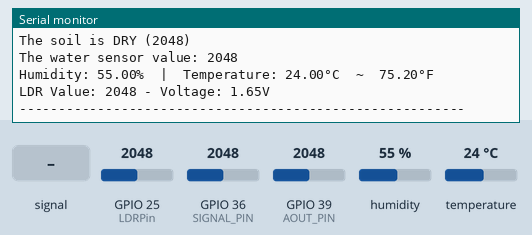
This sketch was run on a simulated ESP32. Shown: the last lines printed to the serial monitor. The inputs (shaded band) are chosen by the test bench; at power-on: GPIO 39 (AOUT_PIN) = 2048, humidity 55 %, GPIO 25 (LDRPin) = 2048, GPIO 36 (SIGNAL_PIN) = 2048, temperature 24 °C.

Above: at 10.8 s.
10.9 s: GPIO 39 (AOUT_PIN) set to 3240
21.5 s: GPIO 36 (SIGNAL_PIN) fed a 200 Hz sine of ±327 counts around its level
31.5 s: humidity set to 22 %
At 41.2 s:
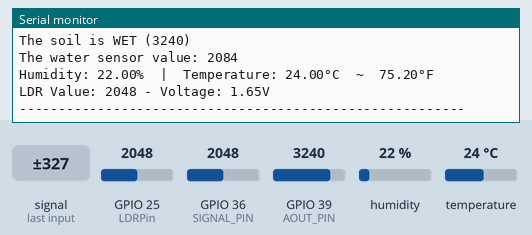
41.5 s: GPIO 25 (LDRPin) set to 2866
At 51.2 s:
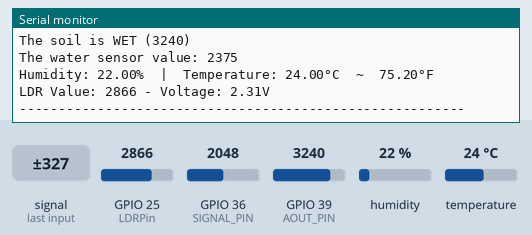
51.5 s: GPIO 36 (SIGNAL_PIN) set to 2866
61.5 s: temperature set to 12 °C
At 71.1 s:
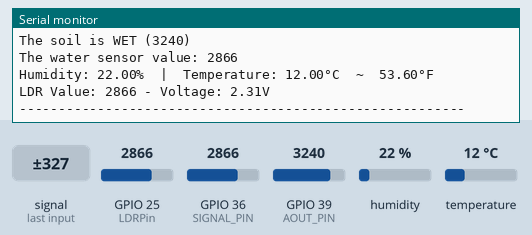
Timing chart, 0 to 72.5 s (numbered marks = the images above; inputs shaded):
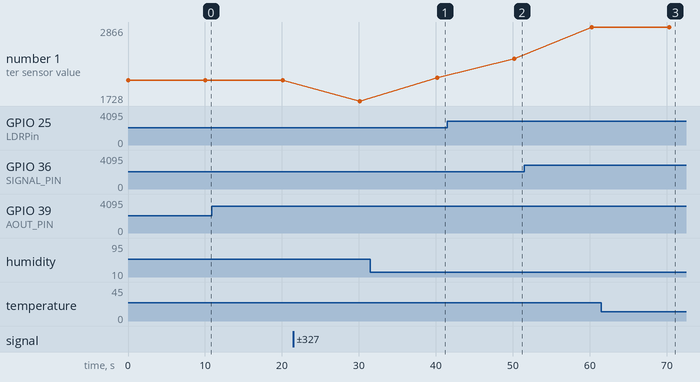

Measured:
- after the input at 31.5 s, the serial monitor: prints a new line after 8.7 s (image 1)
- after the input at 41.5 s, the serial monitor: prints a new line after 8.7 s (image 2)
- after the input at 61.5 s, the serial monitor: prints a new line after 8.8 s (image 3)
- plotted number 1: 2048 → 1728 after the input at 21.5 s

The sketch:

Code.ino
```cpp
#define AOUT_PIN 39 // ESP32 pin GPIO36 (ADC0) that connects to AOUT pin of moisture sensor
#define THRESHOLD 3200 // CHANGE YOUR THRESHOLD HERE

#define POWER_PIN  14 // ESP32 pin GPIO17 connected to sensor's VCC pin
#define SIGNAL_PIN 36 // ESP32 pin GPIO36 (ADC0) connected to sensor's signal pin

#include <DHT.h>
#define DHT_SENSOR_PIN  27 // ESP32 pin GPIO21 connected to DHT11 sensor
#define DHT_SENSOR_TYPE DHT11

DHT dht_sensor(DHT_SENSOR_PIN, DHT_SENSOR_TYPE);

const int LDRPin = 25;  // Define the pin connected to the LDR

void setup() {
  Serial.begin(115200);
  pinMode(POWER_PIN, OUTPUT);   // configure pin as an OUTPUT
  digitalWrite(POWER_PIN, LOW); // turn the sensor OFF
  dht_sensor.begin(); // initialize the DHT sensor
}

void loop() {
  int value = analogRead(AOUT_PIN); // read the analog value from soil moisture sensor

  if (value < THRESHOLD)
    Serial.print("The soil is DRY (");
  else
    Serial.print("The soil is WET (");

  Serial.print(value);
  Serial.println(")");

  // Water sensor code
  digitalWrite(POWER_PIN, HIGH);  // turn the sensor ON
  delay(10);                      // wait 10 milliseconds
  value = analogRead(SIGNAL_PIN); // read the analog value from water sensor
  digitalWrite(POWER_PIN, LOW);   // turn the sensor OFF

  Serial.print("The water sensor value: ");
  Serial.println(value);

  // read humidity
  float humi  = dht_sensor.readHumidity();
  // read temperature in Celsius
  float tempC = dht_sensor.readTemperature();
  // read temperature in Fahrenheit
  float tempF = dht_sensor.readTemperature(true);

  // check whether the reading is successful or not
  if (isnan(tempC) || isnan(tempF) || isnan(humi)) {
    Serial.println("Failed to read from DHT sensor!");
  } else {
    Serial.print("Humidity: ");
    Serial.print(humi);
    Serial.print("%");

    Serial.print("  |  ");

    Serial.print("Temperature: ");
    Serial.print(tempC);
    Serial.print("°C  ~  ");
    Serial.print(tempF);
    Serial.println("°F");
  }

  // LDR sensor code
  int LDRValue = analogRead(LDRPin);  // Read the LDR value
  float voltage = LDRValue / 4095.0 * 3.3;  // Convert the reading to voltage

  Serial.print("LDR Value: ");
  Serial.print(LDRValue);  // Print the LDR value
  Serial.print(" - Voltage: ");
  Serial.print(voltage);  // Print the calculated voltage
  Serial.println("V");
  Serial.println("---------------------------------------------------------");

  delay(10000); // wait 2 seconds between readings
}
```
